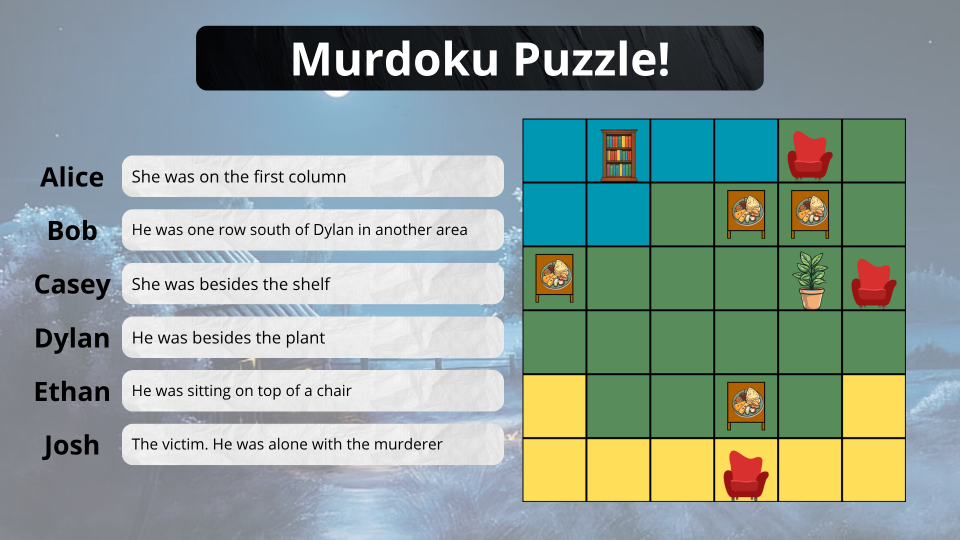
#> input picture data/puzzle2.png, 1920 x 1080 px (shown at 1/2 size)
$ jupyter execute --allow-errors hi.ipynb
#> lines starting #> are read from the running program, lines starting #| are printed output that depends on the picture; after the words box and inside, x2 and y2 are one past the last pixel; in counts of white or black regions, pixels touching at a corner belong together
#> further down, image is the input picture: shape (1080, 1920, 3); mean B, G, R 149.7, 156.6, 139.5
#| Original image shape: (1080, 1920, 3)
[cell 1]
import cv2
import pytesseract
import matplotlib.pyplot as plt


# =========================
# CONFIG
# =========================

IMAGE_PATH = "data/puzzle2.png"

# Crop coordinates:
# image[y1:y2, x1:x2]
Y1 = 0
Y2 = 1080
X1 = 0
X2 = 1020

MIN_CONFIDENCE = 50


# =========================
# FUNCTIONS
# =========================

def show_image(image, title="", gray=False):
#> called with title = 'Original image', gray = False
    plt.figure(figsize=(12, 8))

    if gray:
        plt.imshow(image, cmap="gray")
    else:
        plt.imshow(cv2.cvtColor(image, cv2.COLOR_BGR2RGB))

    plt.title(title)
    plt.axis("off")
    plt.show()


def crop_clue_region(image):
    return image[Y1:Y2, X1:X2]
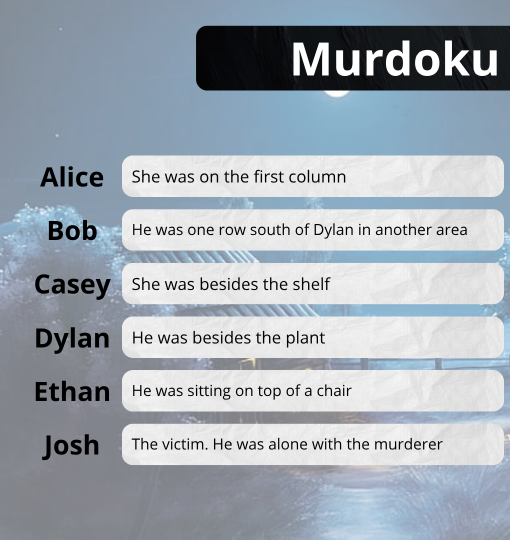
#> returned value: shape (1080, 1020, 3) (shown at 1/2 size); mean of channels 0, 1, 2 179, 169.5, 160; drawn as B, G, R
#| Clue region shape: (1080, 1020, 3)


def preprocess_for_ocr(image):
    gray = cv2.cvtColor(
        image,
        cv2.COLOR_BGR2GRAY
    )
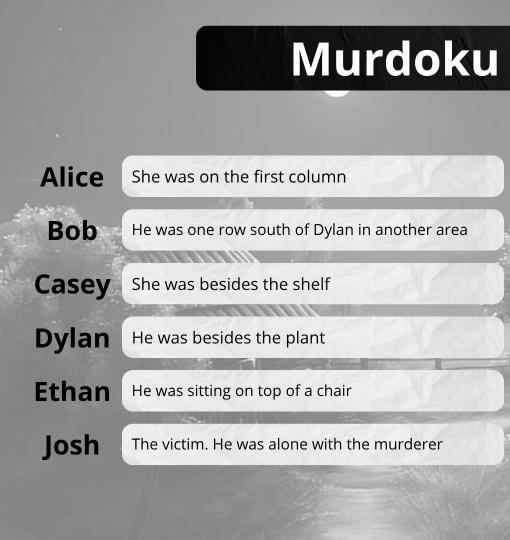
#> gray: shape (1080, 1020) (shown at 1/2 size); min 0, max 255, mean 167.8

    _, binary = cv2.threshold(
        gray,
        0,
        255,
        cv2.THRESH_BINARY + cv2.THRESH_OTSU
    )
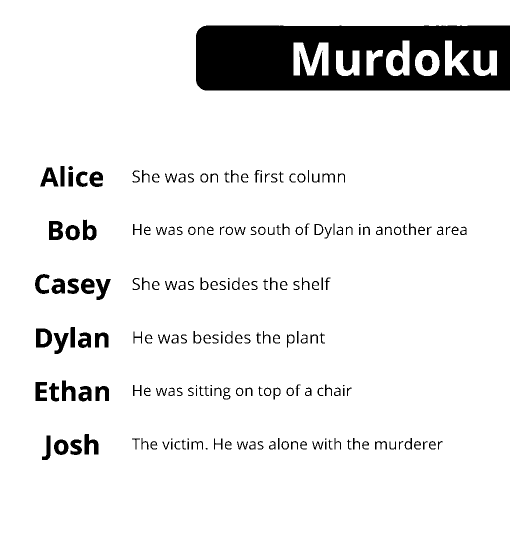
#> binary: shape (1080, 1020) (shown at 1/2 size); 91% white; 200 black regions (11 under 20 px), largest, box (x1, y1, x2, y2) and area: (392, 51, 1020, 181) 67570, (98, 442, 126, 480) 803, (72, 657, 104, 695) 789

    return binary


# =========================
# LOAD IMAGE
# =========================

image = cv2.imread(IMAGE_PATH)

if image is None:
    raise FileNotFoundError(
        f"Could not load image: {IMAGE_PATH}"
    )

print("Original image shape:", image.shape)

show_image(
    image,
    "Original image"
)


# =========================
# CROP CLUE REGION
# =========================

clue_region = crop_clue_region(image)

print("Clue region shape:", clue_region.shape)

show_image(
    clue_region,
    "Clue region"
)


# =========================
# PREPROCESS
# =========================

processed = preprocess_for_ocr(
    clue_region
)

show_image(
    processed,
    "Processed for OCR",
    gray=True
)


# =========================
# RAW OCR
# =========================

#> (the rest of this cell did not finish here and is left out)

$ run again, with data/puzzle3.png copied over data/puzzle2.png
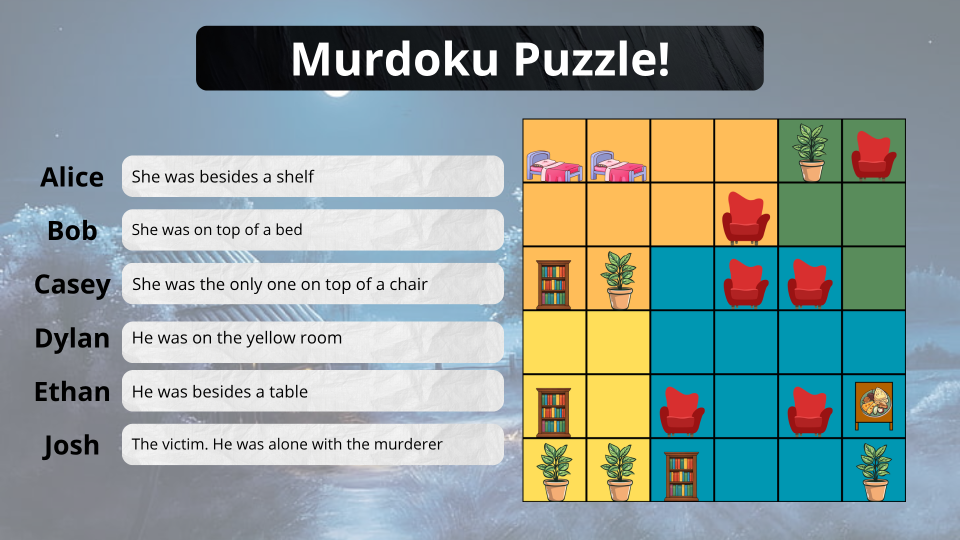
#> input picture data/puzzle3.png, 1920 x 1080 px (shown at 1/2 size)
#> image is the input picture: shape (1080, 1920, 3); mean B, G, R 154.2, 157.6, 143.4
#| Original image shape: (1080, 1920, 3)
#| Clue region shape: (1080, 1020, 3)
#> in preprocess_for_ocr, `gray = cv2.cvtColor( image, cv2.COLOR_BGR2GRAY )`:
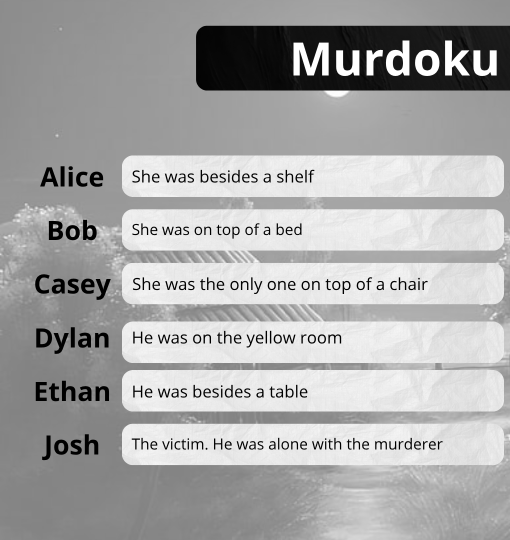
#> gray: shape (1080, 1020) (shown at 1/2 size); min 0, max 255, mean 168.1
#> in preprocess_for_ocr, `_, binary = cv2.threshold( gray, 0, 255, cv2.THRESH_BINARY + cv2.THRES..`:
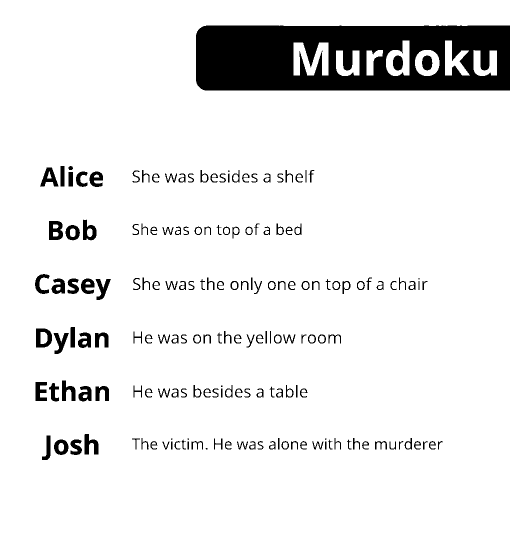
#> binary: shape (1080, 1020) (shown at 1/2 size); 91.2% white; 175 black regions (7 under 20 px), largest, box (x1, y1, x2, y2) and area: (392, 51, 1020, 181) 67570, (98, 442, 126, 480) 803, (72, 657, 104, 695) 789

$ run again, with data/puzzle1_solved.png copied over data/puzzle2.png
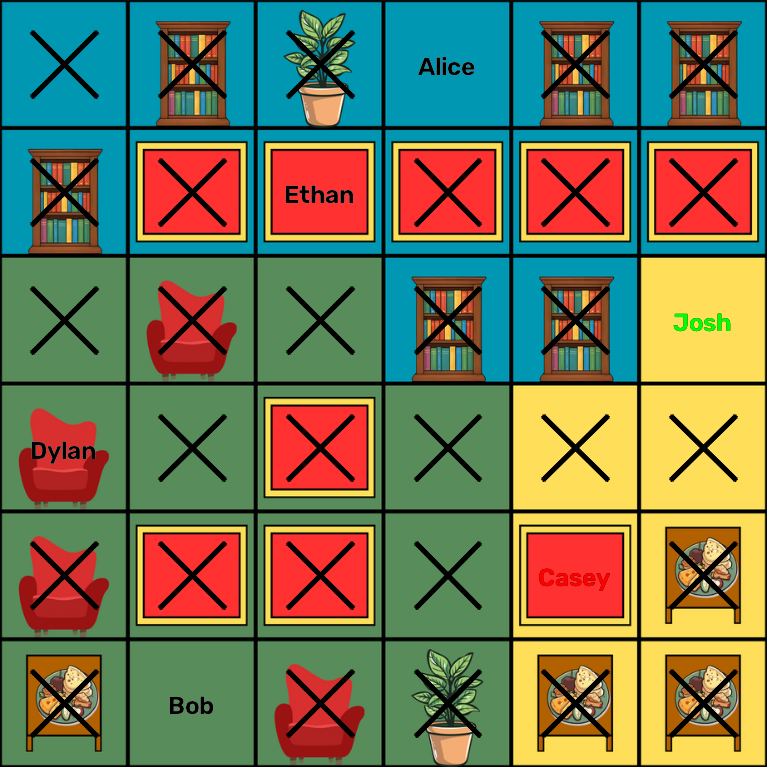
#> input picture data/puzzle1_solved.png, 767 x 767 px
#> image is the input picture: shape (767, 767, 3); mean B, G, R 84.2, 118.3, 112.4
#| Original image shape: (767, 767, 3)
#| Clue region shape: (767, 767, 3)
#> in preprocess_for_ocr, `gray = cv2.cvtColor( image, cv2.COLOR_BGR2GRAY )`:
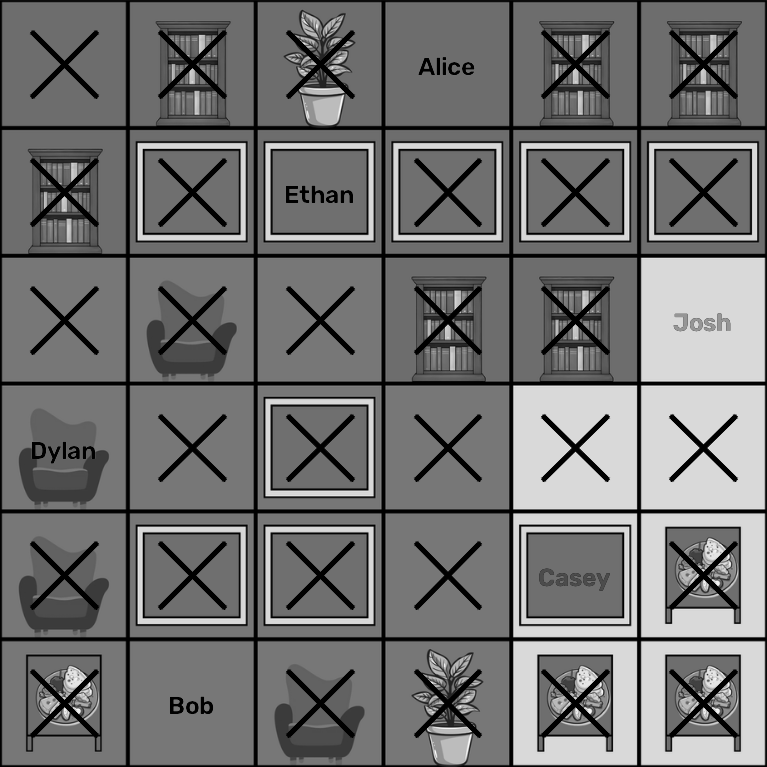
#> gray: shape (767, 767); min 0, max 254, mean 112.7
#> in preprocess_for_ocr, `_, binary = cv2.threshold( gray, 0, 255, cv2.THRESH_BINARY + cv2.THRES..`:
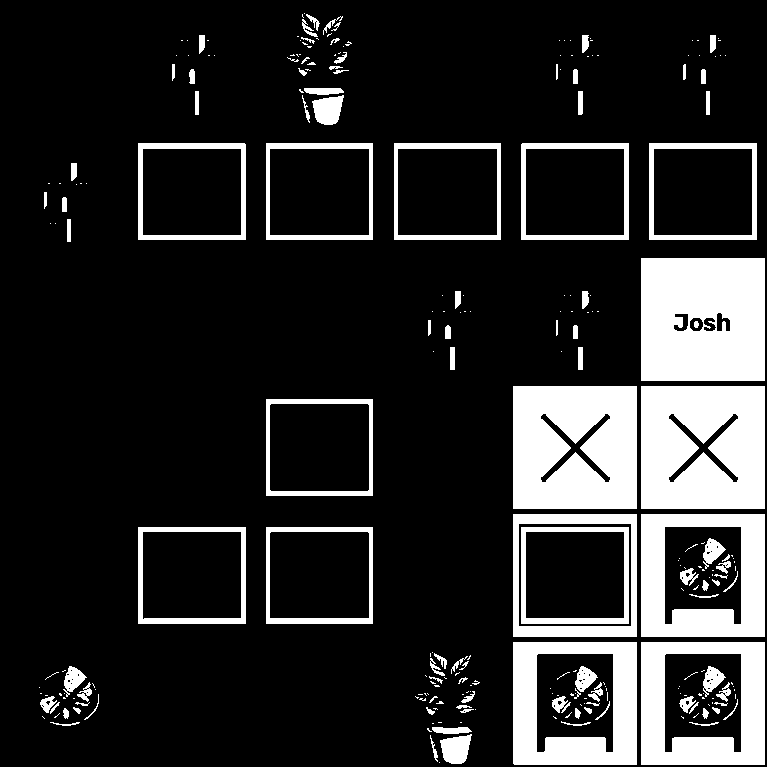
#> binary: shape (767, 767); 17% white; 265 white regions (160 under 20 px), largest, box (x1, y1, x2, y2) and area: (641, 258, 765, 381) 14717, (513, 386, 637, 509) 14266, (641, 386, 765, 509) 14266
